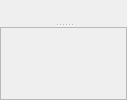
           <widget class="MiniSplitter" name="splitter_24">
            <property name="orientation">
             <enum>Qt::Vertical</enum>
            </property>
            <widget class="QWidget" name="layoutWidget_12">
             <layout class="QGridLayout" name="gridLayout_46">
              <property name="spacing">
               <number>0</number>
              </property>
              <item row="0" column="0" colspan="4">
               <layout class="QHBoxLayout" name="horizontalLayout_28">
                <property name="spacing">
                 <number>0</number>
                </property>
                <item>
                 <widget class="QLabel" name="CommandLabel_5">
                  <property name="font">
                   <font>
                    <bold>true</bold>
                   </font>
                  </property>
                  <property name="styleSheet">
                   <string notr="true">color: rgb(170, 0, 0);</string>
                  </property>
                  <property name="text">
                   <string/>
                  </property>
                 </widget>
                </item>
                <item>
                 <spacer name="horizontalSpacer_10">
                  <property name="orientation">
                   <enum>Qt::Horizontal</enum>
                  </property>
                  <property name="sizeHint" stdset="0">
                   <size>
                    <width>40</width>
                    <height>20</height>
                   </size>
                  </property>
                 </spacer>
                </item>
                <item>
                 <widget class="QPushButton" name="EnableSortingCommands_3">
                  <property name="text">
                   <string/>
                  </property>
                  <property name="icon">
                   <iconset resource="images.qrc">
                    <normaloff>:/images/sort-presence.svg</normaloff>:/images/sort-presence.svg</iconset>
                  </property>
                  <property name="checkable">
                   <bool>true</bool>
                  </property>
                  <property name="flat">
                   <bool>true</bool>
                  </property>
                 </widget>
                </item>
                <item>
                 <widget class="QPushButton" name="ClearFiltersCom_3">
                  <property name="text">
                   <string/>
                  </property>
                  <property name="icon">
                   <iconset resource="images.qrc">
                    <normaloff>:/images/kt-remove-filters.svg</normaloff>:/images/kt-remove-filters.svg</iconset>
                  </property>
                  <property name="flat">
                   <bool>true</bool>
                  </property>
                 </widget>
                </item>
               </layout>
              </item>
             </layout>
            </widget>
            <widget class="QWidget" name="gridLayoutWidget_6">
             <layout class="QGridLayout" name="gridLayout_47">
              <property name="spacing">
               <number>0</number>
              </property>
              <item row="0" column="0">
               <widget class="QScrollArea" name="scrollArea_10">
                <property name="widgetResizable">
                 <bool>true</bool>
                </property>
                <widget class="QWidget" name="scrollAreaWidgetContents_10">
                 <property name="geometry">
                  <rect>
                   <x>0</x>
                   <y>0</y>
                   <width>17</width>
                   <height>16</height>
                  </rect>
                 </property>
                </widget>
               </widget>
              </item>
             </layout>
            </widget>
           </widget>
